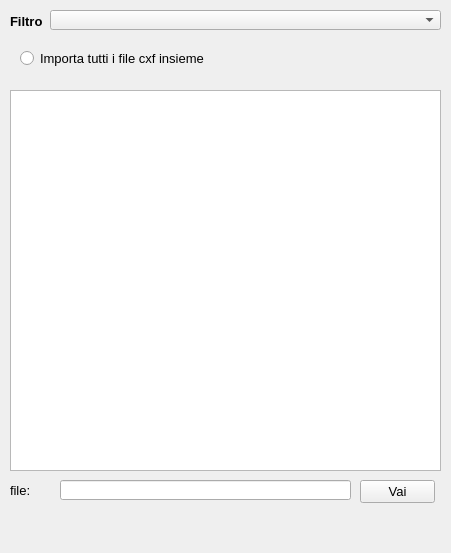
<?xml version="1.0" encoding="UTF-8"?>
<ui version="4.0">
 <class>importa_imu</class>
 <widget class="QDockWidget" name="importa_imu">
  <property name="geometry">
   <rect>
    <x>0</x>
    <y>0</y>
    <width>451</width>
    <height>553</height>
   </rect>
  </property>
  <property name="sizePolicy">
   <sizepolicy hsizetype="Preferred" vsizetype="Ignored">
    <horstretch>0</horstretch>
    <verstretch>0</verstretch>
   </sizepolicy>
  </property>
  <property name="font">
   <font>
    <pointsize>20</pointsize>
   </font>
  </property>
  <property name="windowIcon">
   <iconset>
    <normaloff>icon.png</normaloff>icon.png</iconset>
  </property>
  <property name="autoFillBackground">
   <bool>true</bool>
  </property>
  <property name="windowTitle">
   <string>Importa file SOG TIT FAB TER</string>
  </property>
  <widget class="QWidget" name="dockWidgetContents">
   <widget class="QWidget" name="horizontalLayoutWidget">
    <property name="geometry">
     <rect>
      <x>10</x>
      <y>10</y>
      <width>431</width>
      <height>22</height>
     </rect>
    </property>
    <layout class="QHBoxLayout" name="horizontalLayout">
     <item>
      <widget class="QLabel" name="label">
       <property name="sizePolicy">
        <sizepolicy hsizetype="Preferred" vsizetype="Ignored">
         <horstretch>0</horstretch>
         <verstretch>0</verstretch>
        </sizepolicy>
       </property>
       <property name="font">
        <font>
         <pointsize>10</pointsize>
         <weight>75</weight>
         <bold>true</bold>
        </font>
       </property>
       <property name="contextMenuPolicy">
        <enum>Qt::DefaultContextMenu</enum>
       </property>
       <property name="text">
        <string>Filtro</string>
       </property>
      </widget>
     </item>
    </layout>
   </widget>
   <widget class="QComboBox" name="filtercombobox">
    <property name="geometry">
     <rect>
      <x>50</x>
      <y>10</y>
      <width>391</width>
      <height>20</height>
     </rect>
    </property>
    <property name="sizePolicy">
     <sizepolicy hsizetype="Ignored" vsizetype="Ignored">
      <horstretch>0</horstretch>
      <verstretch>0</verstretch>
     </sizepolicy>
    </property>
    <property name="maximumSize">
     <size>
      <width>16777215</width>
      <height>16777215</height>
     </size>
    </property>
    <property name="font">
     <font>
      <pointsize>8</pointsize>
     </font>
    </property>
   </widget>
   <widget class="QTreeView" name="Listafile">
    <property name="geometry">
     <rect>
      <x>10</x>
      <y>90</y>
      <width>431</width>
      <height>381</height>
     </rect>
    </property>
    <property name="sortingEnabled">
     <bool>false</bool>
    </property>
   </widget>
   <widget class="QLineEdit" name="selPath">
    <property name="geometry">
     <rect>
      <x>60</x>
      <y>480</y>
      <width>291</width>
      <height>20</height>
     </rect>
    </property>
    <property name="font">
     <font>
      <pointsize>10</pointsize>
     </font>
    </property>
   </widget>
   <widget class="QLabel" name="label_2">
    <property name="geometry">
     <rect>
      <x>10</x>
      <y>480</y>
      <width>51</width>
      <height>21</height>
     </rect>
    </property>
    <property name="font">
     <font>
      <pointsize>10</pointsize>
     </font>
    </property>
    <property name="text">
     <string>file:</string>
    </property>
   </widget>
   <widget class="QPushButton" name="selButton">
    <property name="geometry">
     <rect>
      <x>360</x>
      <y>480</y>
      <width>75</width>
      <height>23</height>
     </rect>
    </property>
    <property name="font">
     <font>
      <pointsize>10</pointsize>
     </font>
    </property>
    <property name="text">
     <string>Vai</string>
    </property>
   </widget>
   <widget class="QRadioButton" name="radioUpdateImport">
    <property name="geometry">
     <rect>
      <x>20</x>
      <y>50</y>
      <width>431</width>
      <height>17</height>
     </rect>
    </property>
    <property name="font">
     <font>
      <pointsize>10</pointsize>
     </font>
    </property>
    <property name="text">
     <string>Importa tutti i file cxf insieme </string>
    </property>
   </widget>
  </widget>
 </widget>
 <resources/>
 <connections>
  <connection>
   <sender>Listafile</sender>
   <signal>activated(QModelIndex)</signal>
   <receiver>selPath</receiver>
   <slot>paste()</slot>
   <hints>
    <hint type="sourcelabel">
     <x>225</x>
     <y>321</y>
    </hint>
    <hint type="destinationlabel">
     <x>205</x>
     <y>530</y>
    </hint>
   </hints>
  </connection>
 </connections>
</ui>
